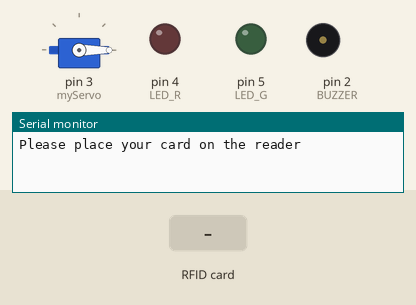
Bench run of a sketch on a simulated Arduino Uno, built with avr-gcc and run on an emulated ATmega328P. On the bench: servo, output pins drawn as LEDs (lit = HIGH), buzzer (waves = sounding), the last lines printed to the serial monitor. Inputs (shaded band) come from the test bench. Pins used as bus, display or sensor lines are not drawn.

Above: at 1.2 s.
1.3 s: RFID card 23 32 1A 0F held to the reader
At 1.95 s:
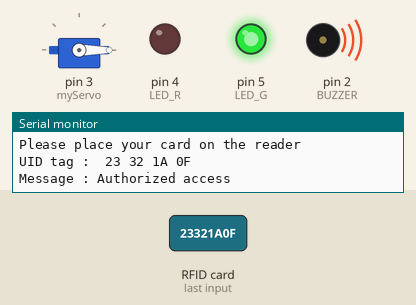
At 2.6 s:
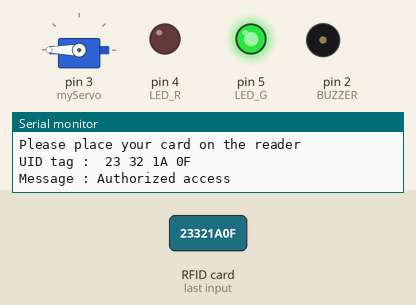
Timing chart, 0 to 8.6 s (numbered marks = the images above; inputs shaded):
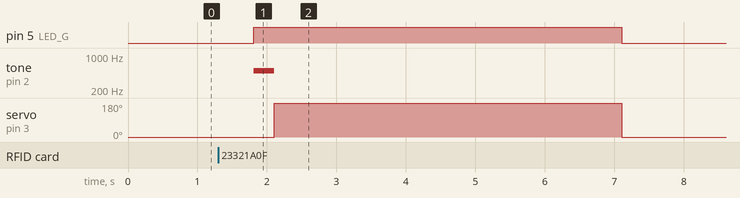

The sketch:

RFID-Secured_Storage.ino
```cpp
//Nicholas_Pillay_Code_for_RFID_Control_Motor

//Inclcude Libraries
#include <SPI.h>                                                              //Allows to communicate to SPI (Serial Peripheral Interface) (The RFID Reader)
#include <MFRC522.h>                                                          //Allows to Read/Write a RFID Card
#include <Servo.h>                                                            //Allows to control servo motor

//Defines Pins
#define SS_PIN 10                                                             //Define RFID SDA Pin (Serial Input (SS) for SPI communication)
#define RST_PIN 9                                                             //Define RFID RST Pin (Reset pin (Used to reset or power down the module))
#define LED_G 5                                                               //Define Green LED Pin
#define LED_R 4                                                               //Define Red LED Pin
#define BUZZER 2                                                              //Define Buzzer pin

//Define Names
MFRC522 mfrc522(SS_PIN, RST_PIN);                                             //Create MFRC522 instance (Object to be used in code)
Servo myServo;                                                                //Define servo name

void setup()
{
  Serial.begin(9600);                                                         //Starts the Serial Communication
  SPI.begin();                                                                //Initiates the SPI bus
  mfrc522.PCD_Init();                                                         //Initiates the MFRC522 (RFID Reader)
  myServo.attach(3);                                                          //Defines the Servo Pin
  myServo.write(0);                                                           //Adjusts the Servo to the start position
  pinMode(LED_G, OUTPUT);                                                     //Sets the Green LED as an Output
  pinMode(LED_R, OUTPUT);                                                     //Sets the Red LED as an Output
  pinMode(BUZZER, OUTPUT);                                                    //Sets the Buzzer as an Output
  noTone(BUZZER);                                                             //Stops any tone from the buzzer
  Serial.println("Please place your card on the reader");
  Serial.println();

}
void loop()
{
  //Search for RFID Tags
  if ( ! mfrc522.PICC_IsNewCardPresent())
  {
    return;
  }
  //Read the RFID Tag
  if ( ! mfrc522.PICC_ReadCardSerial())
  {
    return;
  }
  //Print the UID on the serial monitor
  Serial.print("UID tag : ");
  String content="";
  byte letter;
  for (byte i = 0; i < mfrc522.uid.size; i++)                                  //For each byte of the UID
  {
     Serial.print(mfrc522.uid.uidByte[i] < 0x10 ? " 0" : " ");
     Serial.print(mfrc522.uid.uidByte[i], HEX);
     content.concat(String(mfrc522.uid.uidByte[i] < 0x10 ? " 0" : " "));
     content.concat(String(mfrc522.uid.uidByte[i], HEX));
  }
  Serial.println();
  Serial.print("Message : ");
  content.toUpperCase();                                                       //Get an upper-case version of the String
  if (content.substring(1) == "23 32 1A 0F")                                   //Enter the correct UID of the card/cards you want to give access to
  {
    Serial.println("Authorized access");
    Serial.println();
    delay(500);
    digitalWrite(LED_G, HIGH);
    tone(BUZZER, 500);
    delay(300);
    noTone(BUZZER);
    myServo.write(180);
    delay(5000);
    myServo.write(0);
    digitalWrite(LED_G, LOW);
  }

 else   {
    Serial.println(" Access denied");
    Serial.println();
    digitalWrite(LED_R, HIGH);
    tone(BUZZER, 300);
    delay(1000);
    digitalWrite(LED_R, LOW);
    noTone(BUZZER);
  }
}
```

Measured:
- after the input at 1.3 s, pin 5 (LED_G): LOW → HIGH after 0.51 s, → LOW 5.3 s later; tone on pin 2 (BUZZER): silent → 500 Hz after 0.51 s, → silent 0.30 s later; servo on pin 3 (myServo): 0° → 180° after 0.81 s, → 0° 5.0 s later
